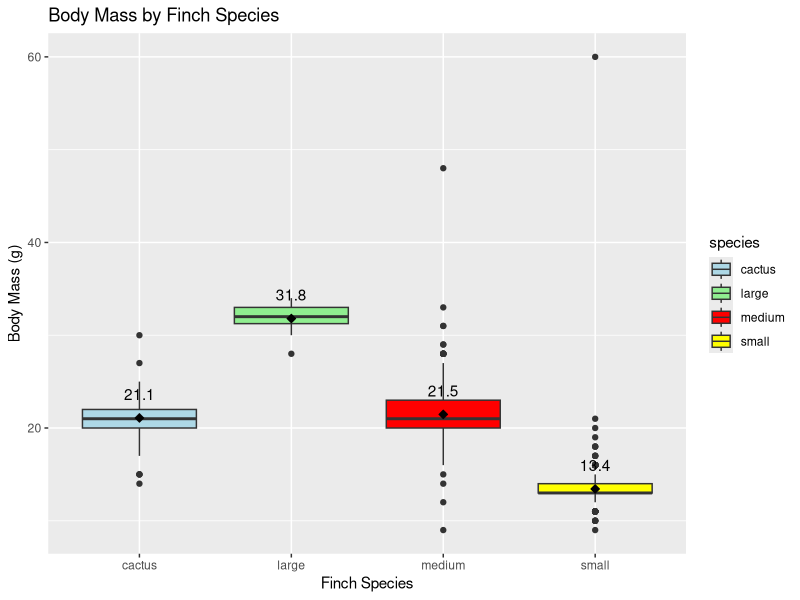
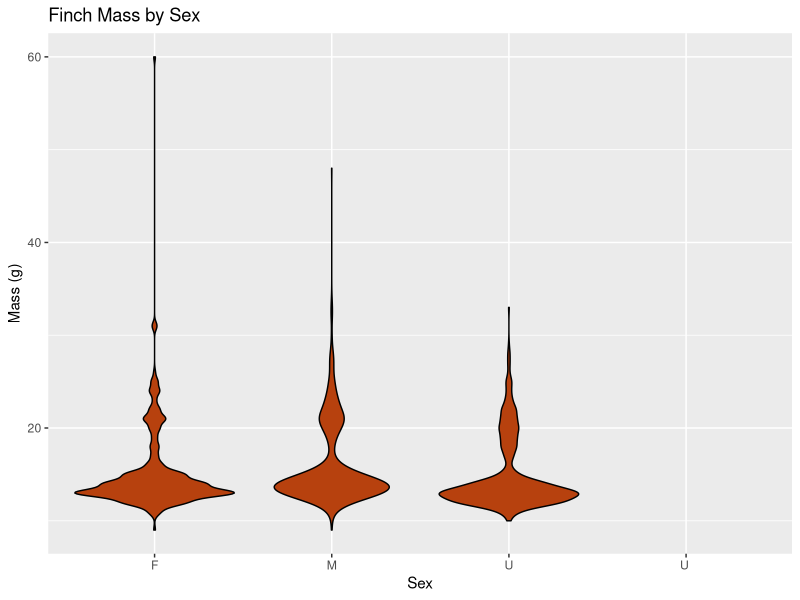
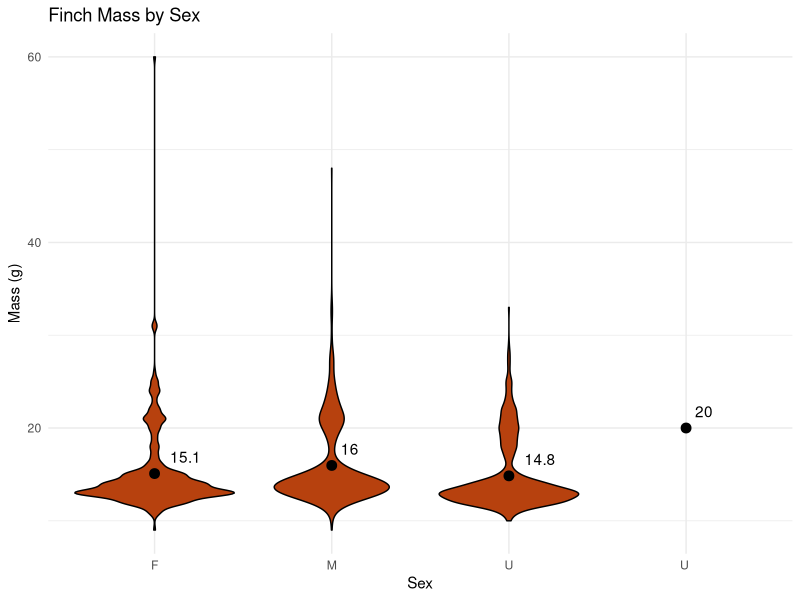

Here is the R script that generated these plots, in order:
###HEAD
library(dplyr)
library(ggplot2)
library(dslabs)

#plotting the finch data
finch <- read.csv("finch.csv", header = TRUE)
head(finch)
class(finch)
summary(finch)
#simplify
finch_simple = subset(finch, select = -c(month, day, year, day_of_year, number_of_visit, latitude, longitude, wind, pox_scale, pox_lesion))

subset(finch_simple)
#identify the morphology data
#class(finch_simple$morphology)
#convert to integer
finch_simple$beak_depth <- as.integer(finch_simple$beak_depth)
finch_simple$beak_length <- as.integer(finch_simple$beak_length) 
finch_simple$beak_width <- as.integer(finch_simple$beak_width) 
finch_simple$wing <- as.integer(finch_simple$wing) 
finch_simple$mass <- as.integer(finch_simple$mass)

#plot the correlation b/w species and mass
ggplot(finch_simple, aes(x = species, y = mass, fill = species)) +
  geom_boxplot() +
  stat_summary(fun = mean, geom = "point", shape = 23, size = 2, fill = "black", color = "black") +
  stat_summary(fun = mean, geom = "text", aes(label = round(..y.., 1)), vjust = -1.5, color = "black") +
  labs(title = "Body Mass by Finch Species", x = "Finch Species", y = "Body Mass (g)") +
  scale_fill_manual(values = c("cactus" = "lightblue", "large" = "lightgreen", "medium" = "red", "small" = "yellow"))

###So 2 of the individuals had a value that was not correct for the sex column
### SM1813 on line 1700 had sex as 0
### SM1778 on line 1666 had sex as 4
###My guess is that those values were supposed to be for the plumage columns
finch_simple[1700,"sex"]
finch_simple[1700,"sex"] <- "U"

finch_simple[1666,"sex"]
finch_simple[1666,"sex"] <- "U"

###This figure is the first draft of the violin plot without mean values
ggplot(finch_simple, aes(sex, mass, group=sex)) + 
  geom_violin(fill="#B7410E", color="black") + 
  ggtitle("Finch Mass by Sex") + 
  ylab("Mass (g)") +
  xlab("Sex")

###Obtaining mean values
mean_values <- finch_simple %>%
  group_by(sex) %>%
  summarize(mean_mass = mean(mass, na.rm = TRUE))

###Adding mean values to violin plot
ggplot(finch_simple, aes(sex, mass, group=sex)) + 
  geom_violin(fill="#B7410E", color="black") + 
  ggtitle("Finch Mass by Sex") + 
  ylab("Mass (g)") + 
  xlab("Sex") +
  geom_point(data = mean_values, aes(x = sex, y = mean_mass), 
             color = "black", size = 3, shape = 21, fill = "black") + 
  geom_text(data = mean_values, aes(x = sex, y = mean_mass, label = round(mean_mass, 1)), 
            vjust = -0.9, hjust = -0.50, color = "black") +  # Adding text labels above median points
  theme_minimal()


###Add script here
